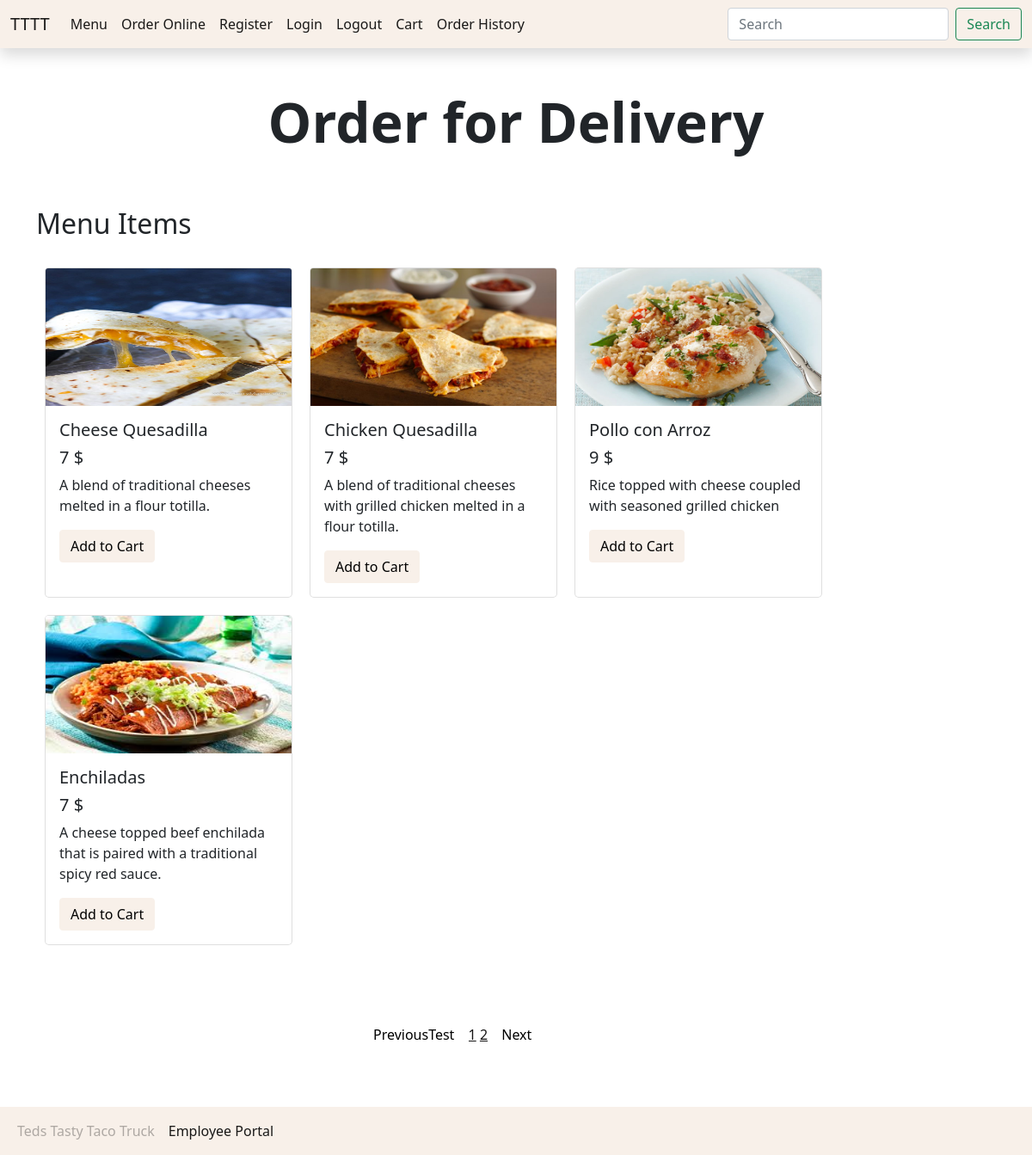
The app's page /olo.php (signed in) with its own data.
### tables this page shows
CREATE TABLE `menuitems` (
  `itemId` int(9) NOT NULL,
  `name` varchar(250) NOT NULL,
  `price` int(90) NOT NULL,
  `descr` varchar(500) NOT NULL,
  `img` varchar(100) NOT NULL
);

### connect-db.php (called while the page is built, shortened)
<?php
$results_per_page = 4;
?>

### olo.php (the view, shortened to what this page needs)
<!DOCTYPE html>
<html>
<head>
    <link rel="stylesheet" href="css/style.css">
</head>
<body>
<div class="container">
    <div class="row text-center">
      <h1 class="display-3 fw-bold">Order for Delivery</h1>
    </div>
        <br><br>
      <div class="row">
        <div class="col-md-12">
            <article class="left">
            <?php
                require_once("connect-db.php");
                if (isset($_GET["page"])) { $page  = $_GET["page"]; }
                else { $page=1; };
                 $start_from = ($page-1) * $results_per_page;
                $sql = "SELECT * FROM menuitems ORDER BY itemId ASC LIMIT $start_from, $results_per_page";
                $statement1 = $db->prepare($sql);
                if($statement1->execute()){
                    $customers = $statement1->fetchAll();
                }else{
                    $error1= "Error finding items.";
                }
            ?>
           <h2 >Menu Items</h2><br>
            <div class="cardComponent">
           <?php
                foreach($customers as $c){?>
                            <div class="card" style="width: 18rem;">
                                <img src="<?php echo $c["img"];?>" class="card-img-top" alt="...">
                                <div class="card-body">
                                    <h5 class="card-title"><?php echo $c["name"];?></h5>
                                    <h5 class="card-title"> <?php echo $c["price"]." $";?></h5>
                                    <p class="card-text"><?php echo $c["descr"];?></p>
                                    <form action="addcart.php" method="post">
                                        <button class="btn btn-primary" type="submit">Add to Cart</button>
                                    </form>
                                </div>
                            </div>
            <?php } ?>
            </div>
            <br><br><br>
            <div class="row">
                <div class="col-md-4">
                </div>
                <div class="col-md-4">
                  <?php
                        require_once("connect-db.php");
                        $sql3 = "SELECT COUNT(itemId) AS total FROM menuitems";
                        $statement3 = $db->prepare($sql3);
                        if($statement3->execute()){
                            $pagenation = $statement3->fetchAll();
                            $total_pages = ceil($pagenation[0]["total"] / $results_per_page);
                        ?>
                        <?php
                        if($page <= 1) {
                        ?>
                        <a class="page-link disabled">PreviousTest </a>
                        <?php } else{ ?>
                            <a class="page-link" href="olo.php?page=<?= ($page-1);?>">Previous </a>
                        <?php } ?>
                        <?php
                        for ($i=1; $i<=$total_pages; $i++) {
                            echo "<a href='olo.php?page=".$i."' class=text-secondary ";
                            if ($i==$page)  echo " class='curPage text-secondary '";
                            echo ">".$i."</a> ";
                        }
                        }else{
                            $error3= "Error Loading.";
                        }
                        ?>
                        <?php
                        if($page == $total_pages) {
                        ?>
                        <a class="page-link disabled">NextTest </a>
                        <?php } else{ ?>
                            <a class="page-link" href="olo.php?page=<?= ($page+1);?>">Next </a>
                        <?php } ?>
                </div>
                <div class="col-md-4">
                </div>
            </div>
        </article>
        </div>
      </div>
  </div>
      <?php include("navfooter.php");?>
</body>
</html>

### records on screen
menuitems: img (picture), name "Cheese Quesadilla", price "7", descr "A blend of traditional cheeses melted in a flour totilla."
menuitems: img (picture), name "Chicken Quesadilla", price "7", descr "A blend of traditional cheeses with grilled chicken melted in a flour totilla."
menuitems: img (picture), name "Pollo con Arroz", price "9", descr "Rice topped with cheese coupled with seasoned grilled chicken"
menuitems: img (picture), name "Enchiladas", price "7", descr "A cheese topped beef enchilada that is paired with a traditional spicy red sauce."
